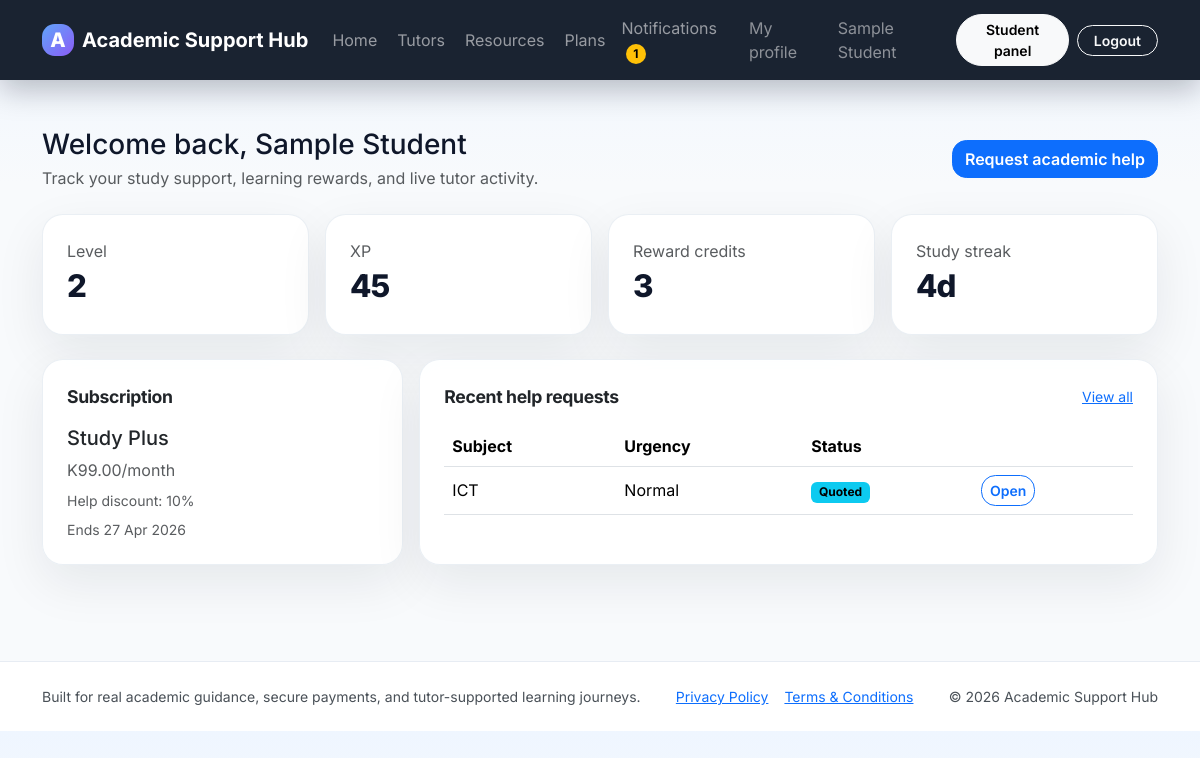
The page /student/dashboard.php (signed in) on the database its author committed.
### tables this page shows
CREATE TABLE settings (
    id INT UNSIGNED AUTO_INCREMENT PRIMARY KEY,
    setting_key VARCHAR(100) NOT NULL UNIQUE,
    setting_value TEXT NOT NULL
);

CREATE TABLE users (
    id INT UNSIGNED AUTO_INCREMENT PRIMARY KEY,
    name VARCHAR(150) NOT NULL,
    email VARCHAR(190) NOT NULL UNIQUE,
    password VARCHAR(255) NOT NULL,
    role ENUM('admin','student','tutor') NOT NULL DEFAULT 'student',
    phone_number VARCHAR(25) NULL,
    university VARCHAR(190) NULL,
    bio TEXT NULL,
    avatar_path VARCHAR(255) NULL,
    created_at TIMESTAMP NOT NULL DEFAULT CURRENT_TIMESTAMP
);

CREATE TABLE user_rewards (
    id INT UNSIGNED AUTO_INCREMENT PRIMARY KEY,
    user_id INT UNSIGNED NOT NULL UNIQUE,
    current_xp INT UNSIGNED NOT NULL DEFAULT 0,
    current_level INT UNSIGNED NOT NULL DEFAULT 1,
    reward_credits INT UNSIGNED NOT NULL DEFAULT 0,
    streak_days INT UNSIGNED NOT NULL DEFAULT 0,
    last_activity_date DATE NULL,
    CONSTRAINT fk_user_rewards_user FOREIGN KEY (user_id) REFERENCES users(id) ON DELETE CASCADE
);

CREATE TABLE user_subscriptions (
    id INT UNSIGNED AUTO_INCREMENT PRIMARY KEY,
    user_id INT UNSIGNED NOT NULL,
    plan_id INT UNSIGNED NOT NULL,
    payment_transaction_id INT UNSIGNED NULL,
    starts_at DATETIME NOT NULL,
    ends_at DATETIME NOT NULL,
    status ENUM('active','expired','cancelled') NOT NULL DEFAULT 'active',
    created_at TIMESTAMP NOT NULL DEFAULT CURRENT_TIMESTAMP,
    CONSTRAINT fk_user_subscriptions_user FOREIGN KEY (user_id) REFERENCES users(id) ON DELETE CASCADE,
    CONSTRAINT fk_user_subscriptions_plan FOREIGN KEY (plan_id) REFERENCES subscription_plans(id) ON DELETE CASCADE
);

CREATE TABLE subscription_plans (
    id INT UNSIGNED AUTO_INCREMENT PRIMARY KEY,
    name VARCHAR(100) NOT NULL,
    monthly_price DECIMAL(10,2) NOT NULL,
    help_discount_percent DECIMAL(5,2) NOT NULL DEFAULT 0,
    monthly_help_credits INT UNSIGNED NOT NULL DEFAULT 0,
    feature_summary VARCHAR(255) NOT NULL,
    description TEXT NOT NULL
);

CREATE TABLE help_requests (
    id INT UNSIGNED AUTO_INCREMENT PRIMARY KEY,
    student_id INT UNSIGNED NOT NULL,
    selected_tutor_id INT UNSIGNED NULL,
    accepted_offer_id INT UNSIGNED NULL,
    subject VARCHAR(100) NOT NULL,
    title VARCHAR(190) NOT NULL,
    details TEXT NOT NULL,
    urgency ENUM('normal','urgent') NOT NULL DEFAULT 'normal',
    suggested_budget DECIMAL(10,2) NOT NULL DEFAULT 0,
    reward_credits_to_use INT UNSIGNED NOT NULL DEFAULT 0,
    attachment_path VARCHAR(255) NULL,
    status ENUM('open','quoted','accepted','awaiting_payment','payment_pending','in_progress','completed','cancelled') NOT NULL DEFAULT 'open',
    created_at TIMESTAMP NOT NULL DEFAULT CURRENT_TIMESTAMP,
    CONSTRAINT fk_help_requests_student FOREIGN KEY (student_id) REFERENCES users(id) ON DELETE CASCADE,
    CONSTRAINT fk_help_requests_tutor FOREIGN KEY (selected_tutor_id) REFERENCES users(id) ON DELETE SET NULL
);

### includes/bootstrap.php (called while the page is built, shortened)
<?php
require_once __DIR__ . '/../config/config.php';
require_once __DIR__ . '/functions.php';
refresh_current_user();

### student/dashboard.php (the view, shortened to what this page needs)
<?php
require_once __DIR__ . '/../includes/bootstrap.php';
$user = current_user();
$reward = reward_summary((int) $user['id']);
$subscription = current_subscription((int) $user['id']);
$activeRequests = $pdo->prepare("SELECT * FROM help_requests WHERE student_id = :student_id ORDER BY id DESC LIMIT 5");
$activeRequests->execute(['student_id' => $user['id']]);
$requests = $activeRequests->fetchAll();
include __DIR__ . '/../includes/header.php';
?>
<div class="d-flex justify-content-between align-items-center mb-4">
    <div>
        <h1 class="h3 mb-1">Welcome back, <?= e($user['name']) ?></h1>
        <div class="text-muted">Track your study support, learning rewards, and live tutor activity.</div>
    </div>
    <a class="btn btn-primary" href="<?= app_url('student/request_help.php') ?>">Request academic help</a>
</div>
<div class="row g-3 mb-4">
    <div class="col-md-3"><div class="metric-card bg-white p-4"><div class="text-muted">Level</div><div class="metric-value"><?= (int) $reward['current_level'] ?></div></div></div>
    <div class="col-md-3"><div class="metric-card bg-white p-4"><div class="text-muted">XP</div><div class="metric-value"><?= (int) $reward['current_xp'] ?></div></div></div>
    <div class="col-md-3"><div class="metric-card bg-white p-4"><div class="text-muted">Reward credits</div><div class="metric-value"><?= (int) $reward['reward_credits'] ?></div></div></div>
    <div class="col-md-3"><div class="metric-card bg-white p-4"><div class="text-muted">Study streak</div><div class="metric-value"><?= (int) $reward['streak_days'] ?>d</div></div></div>
</div>
<div class="row g-3">
    <div class="col-lg-4">
        <div class="card card-soft p-4 h-100">
            <div class="section-title mb-3">Subscription</div>
            <?php if ($subscription): ?>
                <div class="h5"><?= e($subscription['plan_name']) ?></div>
                <div class="text-muted mb-2"><?= money($subscription['monthly_price']) ?>/month</div>
                <div class="small text-muted mb-2">Help discount: <?= (int) $subscription['help_discount_percent'] ?>%</div>
                <div class="small text-muted">Ends <?= e(date('d M Y', strtotime($subscription['ends_at']))) ?></div>
            <?php else: ?>
                <p class="text-muted">You do not have an active academic plan.</p>
                <a class="btn btn-outline-primary btn-sm" href="<?= app_url('pricing.php') ?>">Choose a plan</a>
            <?php endif; ?>
        </div>
    </div>
    <div class="col-lg-8">
        <div class="card card-soft p-4 h-100">
            <div class="d-flex justify-content-between align-items-center mb-3">
                <div class="section-title">Recent help requests</div>
                <a class="small" href="<?= app_url('student/my_requests.php') ?>">View all</a>
            </div>
            <?php if ($requests): ?>
                <div class="table-responsive">
                    <table class="table align-middle">
                        <thead><tr><th>Subject</th><th>Urgency</th><th>Status</th><th></th></tr></thead>
                        <tbody>
                        <?php foreach ($requests as $request): ?>
                            <tr>
                                <td><?= e($request['subject']) ?></td>
                                <td><?= e(ucfirst($request['urgency'])) ?></td>
                                <td><?= status_badge($request['status']) ?></td>
                                <td><a class="btn btn-sm btn-outline-primary" href="<?= app_url('student/request_view.php?id=' . (int) $request['id']) ?>">Open</a></td>
                            </tr>
                        <?php endforeach; ?>
                        </tbody>
                    </table>
                </div>
            <?php else: ?>
                <p class="text-muted mb-0">No requests yet. Start with one guided help request.</p>
            <?php endif; ?>
        </div>
    </div>
</div>
<?php include __DIR__ . '/../includes/footer.php'; ?>

### includes/header.php (shortened to what this page needs)
<?php
$user = current_user();
$unreadCount = $user ? unread_notification_count((int) $user['id']) : 0;
$platformName = get_setting('platform_name', APP_NAME);
?>
<!doctype html>
<html lang="en">
<head>
    <link href="https://cdn.jsdelivr.net/npm/bootstrap@5.3.7/dist/css/bootstrap.min.css" rel="stylesheet">
    <link href="<?= app_url('assets/css/style.css') ?>" rel="stylesheet">
</head>
<body>
<nav class="navbar navbar-expand-lg navbar-dark glass-nav sticky-top">
    <div class="container">
        <a class="navbar-brand fw-bold d-flex align-items-center gap-2" href="<?= app_url() ?>">
            <span class="brand-mark">A</span>
            <span><?= e($platformName) ?></span>
        </a>
        <div class="collapse navbar-collapse" id="appNav">
            <ul class="navbar-nav me-auto mb-2 mb-lg-0 gap-lg-1">
                <li class="nav-item"><a class="nav-link" href="<?= app_url() ?>">Home</a></li>
                <li class="nav-item"><a class="nav-link" href="<?= app_url('tutors.php') ?>">Tutors</a></li>
                <li class="nav-item"><a class="nav-link" href="<?= app_url('resources.php') ?>">Resources</a></li>
                <li class="nav-item"><a class="nav-link" href="<?= app_url('pricing.php') ?>">Plans</a></li>
            </ul>
            <ul class="navbar-nav align-items-lg-center gap-lg-2">
                <?php if ($user): ?>
                    <li class="nav-item dropdown">
                        <a class="nav-link position-relative" href="#" data-bs-toggle="dropdown">Notifications<?php if ($unreadCount > 0): ?><span class="badge rounded-pill text-bg-warning ms-1"><?= (int) $unreadCount ?></span><?php endif; ?></a>
                    </li>
                    <li class="nav-item"><a class="nav-link text-white-50" href="<?= app_url('profile.php') ?>">My profile</a></li>
                    <li class="nav-item"><span class="nav-link text-white-50"><?= e($user['name']) ?></span></li>
                    <?php if ($user['role'] === 'admin'): ?>
                        <li class="nav-item"><a class="btn btn-light btn-sm rounded-pill px-3" href="<?= app_url('admin/dashboard.php') ?>">Admin</a></li>
                    <?php elseif ($user['role'] === 'tutor'): ?>
                        <li class="nav-item"><a class="btn btn-light btn-sm rounded-pill px-3" href="<?= app_url('tutor/dashboard.php') ?>">Tutor panel</a></li>
                    <?php else: ?>
                        <li class="nav-item"><a class="btn btn-light btn-sm rounded-pill px-3" href="<?= app_url('student/dashboard.php') ?>">Student panel</a></li>
                    <?php endif; ?>
                    <li class="nav-item"><a class="btn btn-outline-light btn-sm rounded-pill px-3" href="<?= app_url('logout.php') ?>">Logout</a></li>
                <?php else: ?>
                    <li class="nav-item"><a class="btn btn-outline-light btn-sm rounded-pill px-3" href="<?= app_url('login.php') ?>">Login</a></li>
                    <li class="nav-item"><a class="btn btn-warning btn-sm rounded-pill px-3" href="<?= app_url('register.php') ?>">Create account</a></li>
                <?php endif; ?>
            </ul>
        </div>
    </div>
</nav>
<main class="py-4 py-lg-5">
    <div class="container">

### includes/functions.php (shortened to what this page needs)
<?php
function app_url(string $path = ''): string
{
    $path = ltrim($path, '/');
    return BASE_URL . ($path !== '' ? '/' . $path : '');
}
function e(mixed $value): string
{
    return htmlspecialchars((string) $value, ENT_QUOTES, 'UTF-8');
}
function current_user(): ?array
{
    return $_SESSION['user'] ?? null;
}
function refresh_current_user(): void
{
    global $pdo;
    $stmt = $pdo->prepare('SELECT * FROM users WHERE id = :id LIMIT 1');
    $stmt->execute(['id' => (int) $_SESSION['user']['id']]);
}
function get_setting(string $key, string $default = ''): string
{
    global $pdo;
    $stmt = $pdo->prepare('SELECT setting_value FROM settings WHERE setting_key = :setting_key LIMIT 1');
    $stmt->execute(['setting_key' => $key]);
    $row = $stmt->fetch();
    return (string) ($row['setting_value'] ?? $default);
}
function money(float|string|int $amount): string { return 'K' . number_format((float) $amount, 2); }
function status_badge(string $status): string
{
    $map = [
        'open' => 'warning', 'quoted' => 'info', 'accepted' => 'primary', 'awaiting_payment' => 'warning',
        'payment_pending' => 'warning', 'paid' => 'success', 'in_progress' => 'primary', 'completed' => 'success',
        'cancelled' => 'secondary', 'held' => 'warning', 'released' => 'success', 'pending' => 'warning',
        'requested' => 'warning', 'approved' => 'success', 'rejected' => 'danger', 'active' => 'success',
        'expired' => 'secondary', 'verified' => 'success', 'failed' => 'danger', 'submitted' => 'info'
    ];
    $class = $map[$status] ?? 'secondary';
    return '<span class="badge text-bg-' . $class . '">' . e(ucwords(str_replace('_', ' ', $status))) . '</span>';
}
function scalar_value(string $sql, array $params = []): mixed
{
    global $pdo; $stmt = $pdo->prepare($sql); $stmt->execute($params); return $stmt->fetchColumn();
}
function count_value(string $sql, array $params = []): int { return (int) scalar_value($sql, $params); }
function current_subscription(int $userId): ?array
{
    global $pdo;
    $stmt = $pdo->prepare("SELECT us.*, sp.name AS plan_name, sp.monthly_price, sp.help_discount_percent, sp.monthly_help_credits FROM user_subscriptions us INNER JOIN subscription_plans sp ON sp.id = us.plan_id WHERE us.user_id = :user_id AND us.status = 'active' AND us.ends_at >= NOW() ORDER BY us.ends_at DESC LIMIT 1");
    $stmt->execute(['user_id' => $userId]);
    return $stmt->fetch() ?: null;
}
function reward_summary(int $userId): array
{
    global $pdo; $stmt = $pdo->prepare('SELECT * FROM user_rewards WHERE user_id = :user_id LIMIT 1'); $stmt->execute(['user_id'=>$userId]);
    return $stmt->fetch() ?: ['user_id'=>$userId,'current_xp'=>0,'current_level'=>1,'reward_credits'=>0,'streak_days'=>0,'last_activity_date'=>null];
}
function unread_notification_count(int $userId): int { return count_value('SELECT COUNT(*) FROM notifications WHERE user_id = :user_id AND is_read = 0',['user_id'=>$userId]); }

### includes/footer.php (shortened to what this page needs)
    </div>
</main>
<footer class="footer-shell mt-5">
    <div class="container d-flex flex-column flex-md-row justify-content-between gap-3 small text-light-emphasis">
        <div>Built for real academic guidance, secure payments, and tutor-supported learning journeys.</div>
        <div class="d-flex flex-wrap gap-3"><a href="<?= app_url('privacy_policy.php') ?>">Privacy Policy</a><a href="<?= app_url('terms.php') ?>">Terms &amp; Conditions</a></div>
        <div>&copy; <?= date('Y') ?> <?= e(get_setting('platform_name', APP_NAME)) ?></div>
    </div>
</footer>
</body>
</html>

### assets/css/style.css (style rules this page uses)
:root { --bg:#081120;--surface:#ffffff;--muted:#64748b;--line:#e2e8f0;--brand:#2563eb;--brand-2:#8b5cf6;--success:#10b981;--warning:#f59e0b;--shadow:0 18px 50px rgba(15,23,42,.08); }
* { box-sizing:border-box }
body { font-family:Inter,system-ui,-apple-system,sans-serif;background:linear-gradient(180deg,#eff6ff 0%,#f8fafc 25%,#f8fafc 100%);color:#0f172a }
.glass-nav { background:rgba(8,17,32,.92);backdrop-filter:blur(14px);box-shadow:0 10px 30px rgba(2,6,23,.25) }
.brand-mark { display:inline-grid;place-items:center;width:2rem;height:2rem;border-radius:.8rem;background:linear-gradient(135deg,#60a5fa,#8b5cf6);font-weight:800 }
.card-soft,.metric-card,.pricing-card { border:1px solid rgba(226,232,240,.7);background:rgba(255,255,255,.92);backdrop-filter:blur(10px);border-radius:1.3rem;box-shadow:var(--shadow) }
.metric-card { padding:1.25rem }
.metric-value { font-size:1.95rem;font-weight:800;letter-spacing:-.03em }
.section-title { font-size:1.1rem;font-weight:700;letter-spacing:-.02em }
.footer-shell { padding:1.5rem 0;background:#fff;border-top:1px solid rgba(226,232,240,.8) }
.btn { border-radius:.9rem;font-weight:600 }

### rows shown on the page
settings: setting_value "Academic Support Hub"
users: name "Sample Student"
user_rewards: current_level "2", current_xp "45", reward_credits "3", streak_days "4"
user_subscriptions: plan.name "Study Plus", plan.monthly_price "K99.00", plan.help_discount_percent "10", ends_at "27 Apr 2026"
help_requests: subject "ICT", urgency "Normal", status "Quoted"

### other values the page prints
$unreadCount "1"
